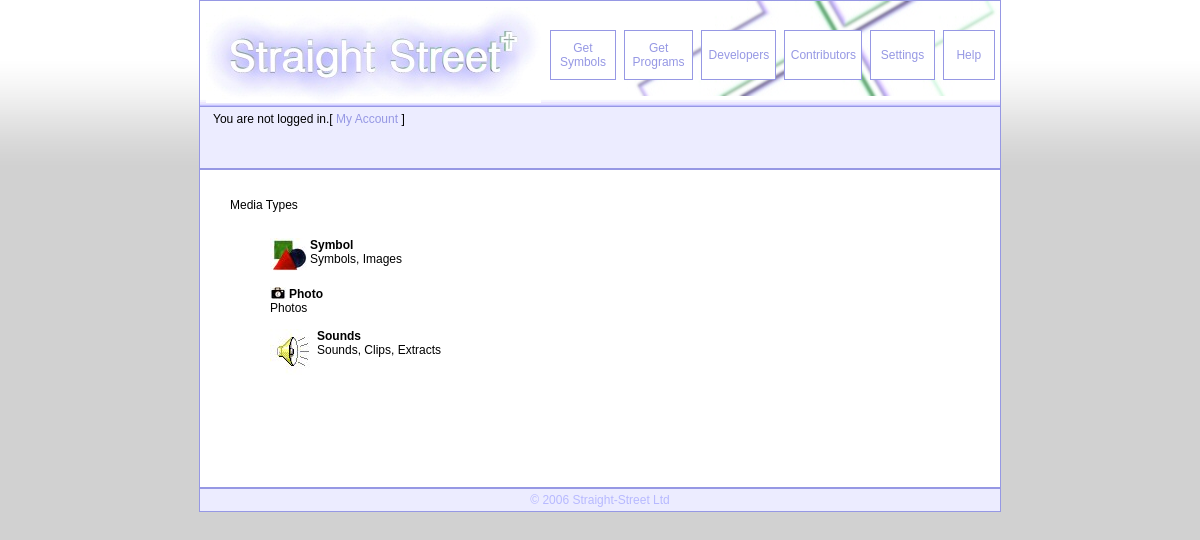
Screenshot of /types.php with the database file from the repository.
### tables this page shows
CREATE TABLE `t_media_type` (
  `id` int(7) NOT NULL auto_increment,
  `caption` char(30) NOT NULL,
  `iconpath` char(100) default NULL,
  `brief` varchar(100) default NULL,
  PRIMARY KEY  (`id`)
);

### _user.php (called while the page is built, shortened)
<?php
function getLoggedUser()
{
	if (! isset($_COOKIE["ss_userid"]))
	{
		return '';
	}
}
$loggedUser= getLoggedUser();
?>

### types.php (the view, shortened to what this page needs)
<?
include('_header.php');
?>
Media Types<br><br>
<ul>
<?
$query = "SELECT * FROM t_media_type;";
$result = mysql_db_query("strstr", $query);
if ($result) {
	while ($r = mysql_fetch_array($result)) {
		if ($r["iconpath"])
		{
			$lic_pic = $r["iconpath"];
		} else {
			$lic_pic = "/img/nologo.png";
		}
		$lic_cap = $r["caption"];
		$lic_txt = $r["brief"];
		echo "
		<img src='$lic_pic' align=left>\n
		<b>$lic_cap</b><br>\n
		$lic_txt<br clear=all><br>\n
		";
	}
} else {
	echo "No licenses found in DB at the moment...";
}
?>
</ul>
<br><br>
<?
include('_footer.php');
?>

### _header.php (shortened to what this page needs)
<?
include('_common.php');
?>
<html>
<head>
<link href='/styles.css' rel='stylesheet' type='text/css'>
<link href='/ui.css' rel='stylesheet' type='text/css'>
<link rel="stylesheet" type="text/css" href="nifty/niftyCorners.css">
<link rel="stylesheet" type="text/css" href="nifty/niftyPrint.css" media="print">
</head>
<body>
<center>
<div class="header_top" id="header_top">
<table id="nav"><tr>
	<td class="nav-home"><table class="innylink"><tr><td><a href="/"><img src="/img/ss03.jpg" title='Go to Straight Street home page' alt='Straight Street logo and home link' border=0></a></td></tr></table></td>
<?php
if (!isset($_in_account_page) && !isset($_in_help_content_page))
{
?>
	<td class="nav-others"><table class="innylink"><tr><td><a href="/gallery.php" >Get<br>Symbols</a></td></tr></table></td>
	<td class="nav-others"><table class="innylink"><tr><td><a href="/apps.php">Get<br>Programs</a></td></tr></table></td>
	<td class="nav-others"><table class="innylink"><tr><td><a href="/dev.php" >Developers</a></td></tr></table></td>
	<td class="nav-others"><table class="innylink"><tr><td><a href="/contrib.php" >Contributors</a></td></tr></table></td>
	<td class="nav-others"><table class="innylink"><tr><td><a href="/settings.php">Settings</a></td></tr></table></td>
	<td class="nav-others"><table class="innylink"><tr><td><a href="/help.php">Help</a></td></tr></table></td>
<?php
}
?>
</tr></table>
</div>
<div class="header_top_base" id="header_top_base">
</div>
<?
if (!isset($_in_help_page) && !isset($_in_help_content_page))
{
?>
    <table class="header_welcomebar" id="header_toolbar">
    <?
    if (!isset($_in_account_page))
    {
        if ($loggedUser=="") {
            $strHTML1 = "You are not logged in.";
            $strHTML2 = '[ <a href="login.php">My Account</a> ]';
        }
        echo "<tr><td class='welcome'>$strHTML1$strHTML2</td></tr>";
        echo "<tr><td class='welcome'>";
            echo "<br/>";
            echo "<br/>";
            echo "</td></tr>";
    }
    else
    {
        echo '<td class="welcome">User account</td></tr>';
    }
}
?>
</table>
<div class="siteBody" id="siteBody">
<?
if (!isset($_in_help_page))
{
    print ('<div class="sitebodyinnerspacer"><br><br>');
}
?>

### _footer.php (shortened to what this page needs)
<br><br>
</div>
</div>
<div class="footer" id="footer">
&copy; 2006 Straight-Street Ltd
</div>
</center>
</body>
</html>

### ui.css (style rules this page uses)
body { font-family: arial, freesans, sans-serif, helvetta; font-size:12px; background:#d1d1d1 url('/img/ui/body_bg.png') top repeat-x; text-align:center; margin:0px; }
div.header_top, table.header_welcomebar, div.siteNonBody, div.siteBody, div.footer, div.cart_divider, div.header_top, div.header_top_base { width:800px; padding:0; border-top-width:0px; border:1px solid #9698E4; }
table.header_welcomebar { width:802px; }
div.header_top { border-bottom-width:0px; }
div.header_top_base { border-top-width:0px; border-bottom-width:0px; }
div.footer { background:#ECECFF ; text-align:center; vertical-align:middle; color:#B7B9FF; padding:4 0; }
div.header_top { background:#ffffff url('/img/ui/header_cross_02.jpg') right no-repeat; height:95px; vertical-align:middle; }
div.header_top_base { background:#d1d1d1 url('/img/ui/mainlinks_bg02.png') bottom repeat-x; height:10px; font-size:1px; }
table#nav { width:100%; }
table#nav td, table#nav2 td { font-size:12px; }
table#nav td.nav-others, table#nav2 td { text-align:center; vertical-align:middle; width:100px; }
table#nav td.nav-others a { vertical-align:middle; padding:0 0 0 0; }
table#nav td.nav-others table.innylink td, table#nav2 td { border:1px solid #9698E4; background-color:#FFFFFF; height:50px; width:90px; text-align:center; vertical-align:middle; padding: 0px; }
div.siteBody { background-color:#FFFFFF; width:800px; text-align:left; padding:0; }
div.sitebodyinnerspacer { padding:0 30 30 30; }
table.header_welcomebar, table.footer { background:#ECECFF ; font-size:12px; height:63px; vertical-align:middle; padding:0 10 0 10; margin:0; }
table.header_welcomebar td.welcome { text-align:left; }
a:link, a:visited { color: #9698E4; text-decoration: none; }

### rows the page displays
t_media_type: iconpath (picture), caption "Symbol", brief "Symbols, Images"
t_media_type: iconpath (picture), caption "Photo", brief "Photos"
t_media_type: iconpath (picture), caption "Sounds", brief "Sounds, Clips, Extracts"

### other values shown
$strHTML1 "You are not logged in."
